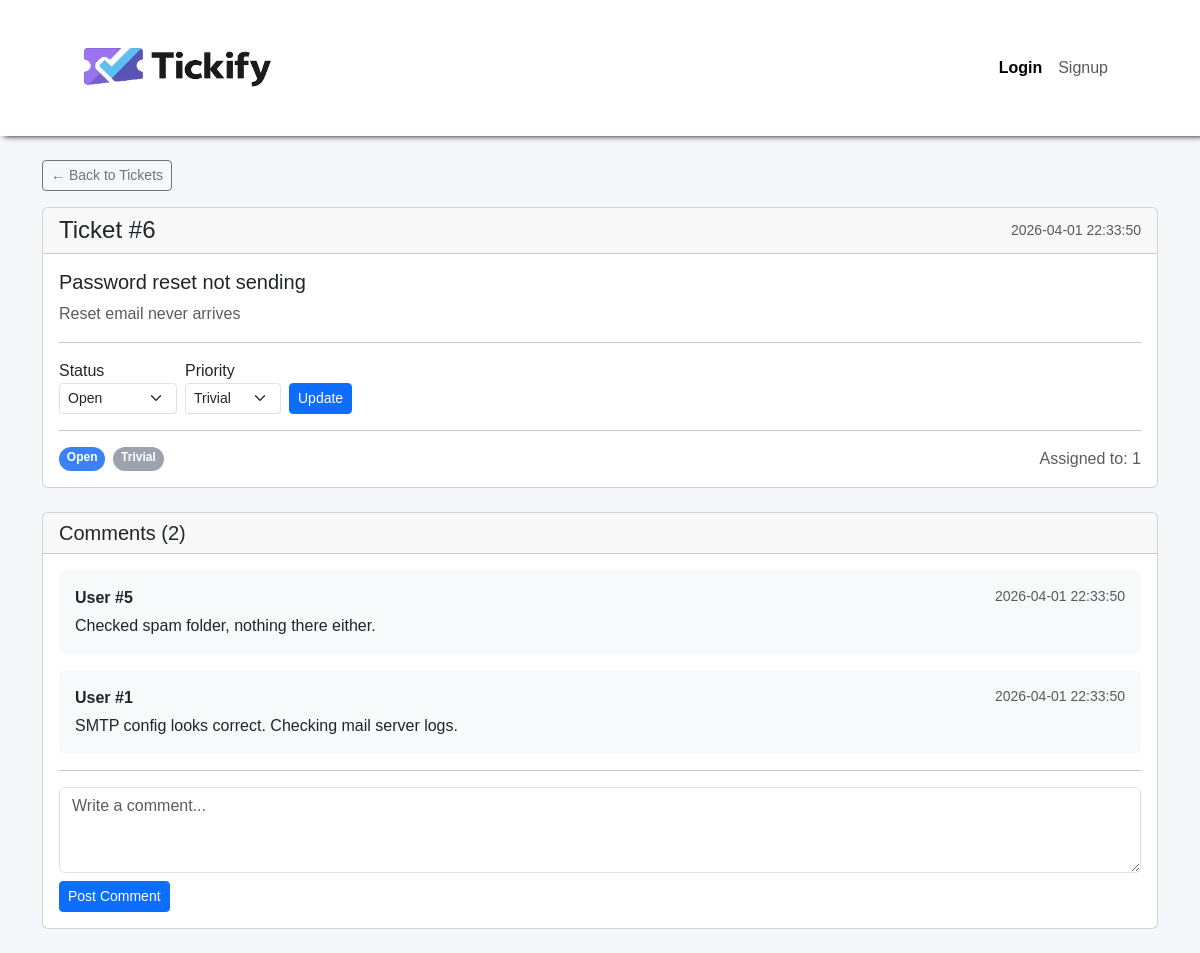
Page /ticketDetail.php?id=6 on the committed database.
### tables this page shows
CREATE TABLE tickets (
    id          INT AUTO_INCREMENT PRIMARY KEY,
    title       VARCHAR(200) NOT NULL,
    description TEXT NOT NULL,
     
    status      ENUM('open', 'in_progress', 'on_hold', 'resolved', 'closed', 'cancelled') DEFAULT 'open',
    priority    INT DEFAULT 3 CHECK (priority BETWEEN 1 AND 5),
    created_by  INT NOT NULL,
    assigned_to INT,
    created_at  TIMESTAMP DEFAULT CURRENT_TIMESTAMP,
    updated_at  TIMESTAMP DEFAULT CURRENT_TIMESTAMP ON UPDATE CURRENT_TIMESTAMP,
    FOREIGN KEY (created_by) REFERENCES users(id),
    FOREIGN KEY (assigned_to) REFERENCES users(id)
);

CREATE TABLE ticket_comments (
    id         INT AUTO_INCREMENT PRIMARY KEY,
    ticket_id  INT NOT NULL,
    author_id  INT NOT NULL,
    body       TEXT NOT NULL,
    created_at TIMESTAMP DEFAULT CURRENT_TIMESTAMP,
    FOREIGN KEY (ticket_id) REFERENCES tickets(id),
    FOREIGN KEY (author_id) REFERENCES users(id)
);

### TicketRepository.php (called while the page is built, shortened)
<?php
require_once 'Ticket.php';
require_once 'TicketComment.php';
class TicketRepository
{
    private PDO $pdo;
    public function __construct(PDO $pdo)
    {
        $this->pdo = $pdo;
    }
    public function getById(int $id): ?Ticket
    {
        $sql = "SELECT * FROM tickets WHERE id = :id";
        $stmt = $this->pdo->prepare($sql);
        $stmt->execute([':id' => $id]);
        $row = $stmt->fetch(PDO::FETCH_ASSOC);
        return $this->mapRowToTicket($row);
    }
    public function getCommentsByTicketId(int $ticketId): array
    {
        $sql = "SELECT * FROM ticket_comments WHERE ticket_id = :ticket_id ORDER BY created_at ASC";
        $stmt = $this->pdo->prepare($sql);
        $stmt->execute([':ticket_id' => $ticketId]);
        $comments = array_map([TicketComment::class, 'fromRow'], $stmt->fetchAll(PDO::FETCH_ASSOC));
        return $comments;
    }
    private function mapRowToTicket(array $row): Ticket
    {
        return new Ticket(
            $row['id'],
            $row['title'],
            $row['description'],
            $row['status'],
            $row['priority'],
            $row['created_by'],
            $row['assigned_to'],
            $row['created_at'],
            $row['updated_at']
        );
    }
}
?>

### Ticket.php (called while the page is built, shortened)
<?php
class Ticket {
    private ?int $id;
    private string $title;
    private string $description;
    private string $status;
    private int $priority;
    private int $assignedTo;
    private ?string $createdAt;
    public function __construct(
        ?int $id,
        string $title,
        string $description,
        string $status,
        int $priority,
        int $createdBy,
        int $assignedTo,
        ?string $createdAt = null,
        ?string $updatedAt = null
    ) {
        $this->id = $id;
        $this->title = trim($title);
        $this->description = $description !== null ? trim($description) : null;
        $this->status = $status;
        $this->priority = $priority;
        $this->assignedTo = $assignedTo;
        $this->createdAt = $createdAt;
    }
    public function getId(): ?int {
        return $this->id;
    }
    public function getTitle(): string {
        return $this->title;
    }
    public function getDescription(): ?string {
        return $this->description;
    }
    public function getStatus(): string {
        return $this->status;
    }
    public function getPriority(): int {
        return $this->priority;
    }
    public function getAssignedTo(): ?int {
        return $this->assignedTo;
    }
    public function getCreatedAt(): ?string {
        return $this->createdAt;
    }
}

### enum/TicketStatusEnum.php (called while the page is built, shortened)
<?php
enum TicketStatusEnum: string
{
    public function label(): string
    {
        return match ($this) {
            self::Open => 'Open',
            self::InProgress => 'In Progress',
            self::OnHold => 'On Hold',
            self::Resolved => 'Resolved',
            self::Closed => 'Closed',
            self::Cancelled => 'Cancelled',
        };
    }
        public function color(): string
    {
        return match ($this) {
            self::Open => '#3B82F6',
            self::InProgress => '#F59E0B',
            self::OnHold => '#6B7280',
            self::Resolved => '#10B981',
            self::Closed => '#1F2937',
            self::Cancelled => '#EF4444',
        };
    }
}
?>

### enum/TicketPriorityEnum.php (called while the page is built, shortened)
<?php
enum TicketPriorityEnum: int
{
    public function label(): string
    {
        return match ($this) {
            self::Critical => 'Critical',
            self::High => 'High',
            self::Medium => 'Medium',
            self::Low => 'Low',
            self::Trivial => 'Trivial',
        };
    }
    public function color(): string
    {
        return match ($this) {
            self::Critical => '#DC2626',
            self::High => '#F97316',
            self::Medium => '#EAB308',
            self::Low => '#3B82F6',
            self::Trivial => '#9CA3AF',
        };
    }
}
?>

### TicketComment.php (called while the page is built, shortened)
<?php
class TicketComment
{
    private int $authorId;
    private string $body;
    private ?string $createdAt;
    public function __construct(
        ?int $id,
        int $ticketId,
        int $authorId,
        string $body,
        ?string $createdAt = null
    ) {
        $this->authorId = $authorId;
        $this->body = trim($body);
        $this->createdAt = $createdAt;
    }
    public static function fromRow(array $row): self
    {
        return new self(
            (int) $row['id'],
            (int) $row['ticket_id'],
            (int) $row['author_id'],
            $row['body'],
            $row['created_at'] ?? null
        );
    }
    public function getAuthorId(): int { return $this->authorId; }
    public function getBody(): string { return $this->body; }
    public function getCreatedAt(): ?string { return $this->createdAt; }
}

### ticketDetail.php (the view, shortened to what this page needs)
<?php
require_once 'Ticket.php';
require_once 'TicketRepository.php';
require_once 'database.php';
require_once 'enum/TicketPriorityEnum.php';
require_once 'enum/TicketStatusEnum.php';
$errors = [];
$ticket = null;
$comments = [];
if ($_SERVER['REQUEST_METHOD'] === 'GET') {
    try {
        $ticketId = $_GET['id'] ?? '';
        try {
            $ticketRepository = new TicketRepository($pdo);
            $aux = (int) $ticketId;
            $ticket = $ticketRepository->getById($aux);
            $comments = $ticketRepository->getCommentsByTicketId($aux);
        } catch (Exception $e) {
            $errors['general'] = 'Error fetching ticket: ' . $e->getMessage();
        }
    } catch (Exception $e) {
        $errors['general'] = 'Error fetching tickets: ' . $e->getMessage();
    }
}
?>
<!DOCTYPE html>
<html lang="en">
<head>
    <link href="https://cdn.jsdelivr.net/npm/bootstrap@5.3.8/dist/css/bootstrap.min.css" rel="stylesheet"
>
    <link rel="stylesheet" href="style.css">
</head>
<body>
    <header>
        <nav class="navbar navbar-expand-lg">
            <div class="container-fluid">
                <a href="./index.php"><img src="./images/tickify_logo.png" class="header-logo"></a>
                <div class="d-flex" id="navbarNavAltMarkup">
                    <div class="navbar-nav">
                        <a class="nav-link active" aria-current="page" href="./index.php">Login</a>
                        <a class="nav-link" href="./signup.php">Signup</a>
                    </div>
                </div>
            </div>
        </nav>
    </header>
    <main class="container my-4">
        <?php if ($ticket): ?>
            <a href="./TicketManagement.php" class="btn btn-sm btn-outline-secondary mb-3">&larr; Back to Tickets</a>
            <div class="card mb-4">
                <div class="card-header d-flex justify-content-between align-items-center">
                    <h4 class="mb-0">Ticket #<?= $ticket->getId() ?></h4>
                    <small class="text-muted"><?= htmlspecialchars($ticket->getCreatedAt() ?? '') ?></small>
                </div>
                <div class="card-body">
                    <h5><?= htmlspecialchars($ticket->getTitle()) ?></h5>
                    <p class="text-muted"><?= nl2br(htmlspecialchars($ticket->getDescription() ?? '')) ?></p>
                    <hr>
                    <form method="POST" action="./updateTicket.php" class="row g-2 align-items-end">
                        <div class="col-auto">
                            <label class="form-label mb-0">Status</label>
                            <select name="status" class="form-select form-select-sm">
                                <?php foreach (TicketStatusEnum::cases() as $s): ?>
                                    <option value="<?= $s->value ?>" <?= ($ticket->getStatus() === $s->value) ? 'selected' : '' ?>>
                                        <?= $s->label() ?>
                                    </option>
                                <?php endforeach; ?>
                            </select>
                        </div>
                        <div class="col-auto">
                            <label class="form-label mb-0">Priority</label>
                            <select name="priority" class="form-select form-select-sm">
                                <?php foreach (TicketPriorityEnum::cases() as $p): ?>
                                    <option value="<?= $p->value ?>" <?= ($ticket->getPriority() === $p->value) ? 'selected' : '' ?>>
                                        <?= $p->label() ?>
                                    </option>
                                <?php endforeach; ?>
                            </select>
                        </div>
                        <div class="col-auto">
                            <button type="submit" class="btn btn-sm btn-primary">Update</button>
                        </div>
                    </form>
                    <hr>
                    <div class="d-flex gap-2">
                        <?php
                        $statusEnum = TicketStatusEnum::from($ticket->getStatus());
                        $priorityEnum = TicketPriorityEnum::from($ticket->getPriority());
                        ?>
                        <span class="badge rounded-pill" style="background-color: <?= $statusEnum->color() ?>">
                            <?= $statusEnum->label() ?>
                        </span>
                        <span class="badge rounded-pill" style="background-color: <?= $priorityEnum->color() ?>">
                            <?= $priorityEnum->label() ?>
                        </span>
                        <span class="text-muted ms-auto">
                            Assigned to: <?= $ticket->getAssignedTo() ?? 'Unassigned' ?>
                        </span>
                    </div>
                </div>
            </div>
            <div class="card">
                <div class="card-header">
                    <h5 class="mb-0">Comments (<?= count($comments) ?>)</h5>
                </div>
                <div class="card-body">
                    <?php if (!empty($comments)): ?>
                        <?php foreach ($comments as $comment): ?>
                            <div class="d-flex mb-3">
                                <div class="bg-light rounded p-3 w-100">
                                    <div class="d-flex justify-content-between mb-1">
                                        <strong>User #<?= $comment->getAuthorId() ?></strong>
                                        <small class="text-muted"><?= htmlspecialchars($comment->getCreatedAt() ?? '') ?></small>
                                    </div>
                                    <p class="mb-0"><?= nl2br(htmlspecialchars($comment->getBody())) ?></p>
                                </div>
                            </div>
                        <?php endforeach; ?>
                    <?php else: ?>
                        <p class="text-muted">No comments yet.</p>
                    <?php endif; ?>
                    <hr>
                    <form method="POST" action="./addComment.php">
                        <div class="mb-2">
                            <textarea name="body" class="form-control" rows="3" placeholder="Write a comment..."
                                required></textarea>
                        </div>
                        <button type="submit" class="btn btn-sm btn-primary">Post Comment</button>
                    </form>
                </div>
            </div>
        <?php else: ?>
            <div class="alert alert-warning">Ticket not found.</div>
        <?php endif; ?>
    </main>
</body>
</html>

### style.css (style rules this page uses)
* { margin: 0; font-family: Arial, Helvetica, sans-serif; }
header { padding: 2rem 4rem; background-color: white; box-shadow: 4px 0px 6px black; }
.header-logo { width: 200px; }
.navbar .nav-link.active { font-weight: bold; }
#navbarNavAltMarkup { padding: 0.5rem; }
body { background-color: #F5F7FB; }

### rows in the picture
tickets: id "6", created_at "2026-04-01 22:33:50", title "Password reset not sending", description "Reset email never arrives", status "Open", priority "Trivial", assigned_to "1"
ticket_comments: author "5", created_at "2026-04-01 22:33:50", body "Checked spam folder, nothing there either."
ticket_comments: author "1", created_at "2026-04-01 22:33:50", body "SMTP config looks correct. Checking mail server logs."

### other values in the picture
$statusEnum->label() "Open"
$priorityEnum->label() "Trivial"
count($comments) "2"
